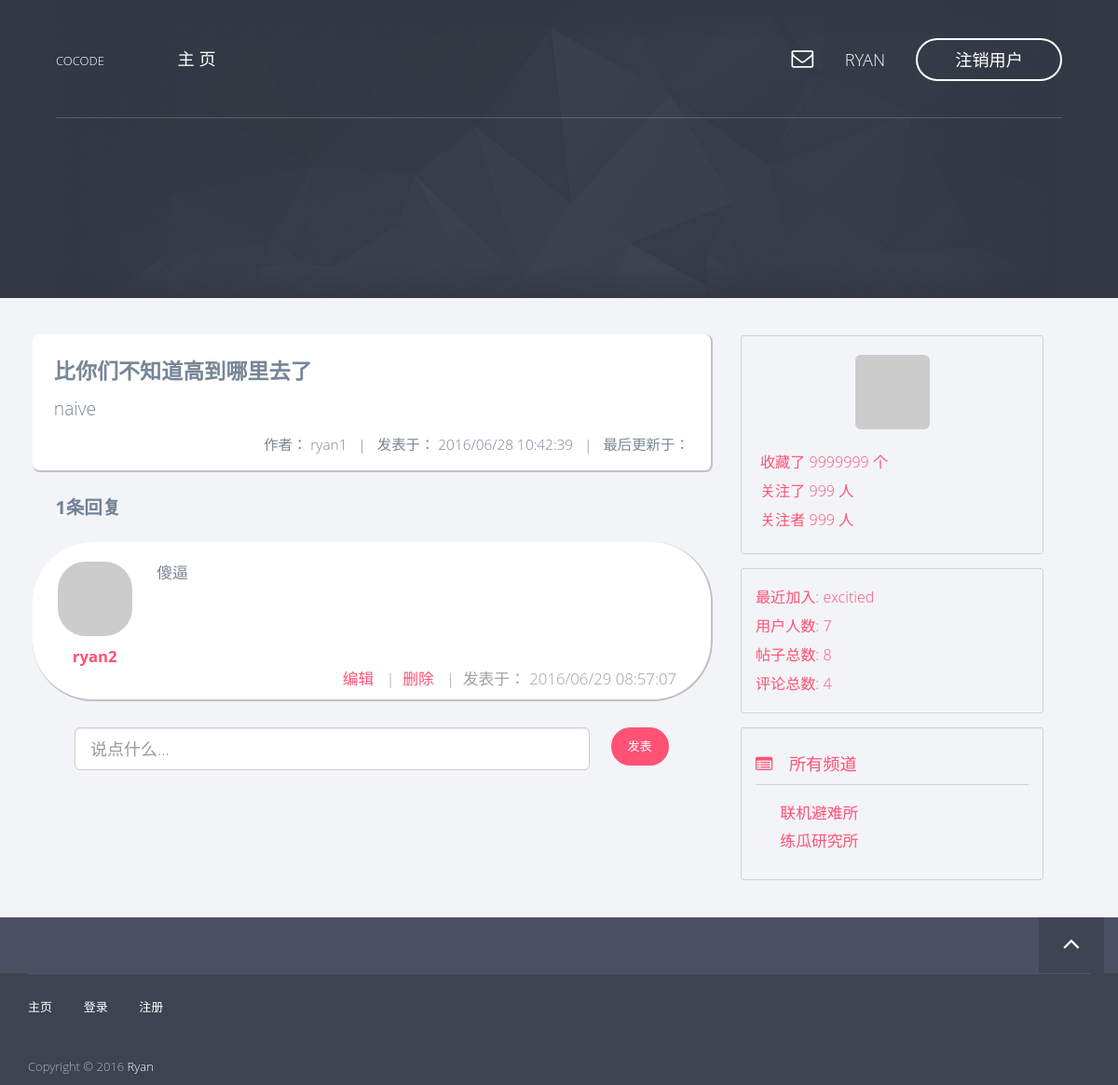
The app's page /post/4 (signed in) with its own data.
### app/models/user.py (models this page shows, shortened)
class User(db.Model, Model):
    __tablename__ = 'users'
    id = db.Column(db.Integer, primary_key=True)
    username = db.Column(db.String(), unique=True)
    password_hash = db.Column(db.String())
    email = db.Column(db.String(), unique=True)
    avatar_hash = db.Column(db.String())
    created_time = db.Column(db.Integer, default=0)
    role_id = db.Column(db.Integer, db.ForeignKey('roles.id'))
    posts = db.relationship('Post', backref='author')
    comments = db.relationship('Comment', backref='author')
    @property
    def password(self):
        raise AttributeError('password is not readable')
    def is_admin(self):
        return self.role.permissions == 0xff
    def gravatar(self, size=100, default='identicon', rating='g'):
        from flask import request
        gravatar_url = 'secure.gravatar.com/avatar'
        if request.is_secure:
            url = 'https://' + gravatar_url
        else:
            url = 'http://' + gravatar_url
        hash = self.avatar_hash or md5(self.email.encode('utf-8')).hexdigest()
        return '{url}/{hash}?s={size}&d={default}&r={rating}'.format(url=url,
                                                                     hash=hash,
                                                                     size=size,
                                                                     default=default,
                                                                     rating=rating)

### app/models/post.py (models this page shows, shortened)
class Post(db.Model, Model):
    __tablename__ = 'posts'
    id = db.Column(db.Integer, primary_key=True)
    title = db.Column(db.String())
    content = db.Column(db.String())
    created_time = db.Column(db.Integer, default=0)
    channel_id = db.Column(db.Integer, db.ForeignKey('channels.id'))
    user_id = db.Column(db.Integer, db.ForeignKey('users.id'))
    comments = db.relationship('Comment', backref='post')

### app/models/comment.py (models this page shows, shortened)
class Comment(db.Model, Model):
    __tablename__ = 'comments'
    id = db.Column(db.Integer, primary_key=True)
    content = db.Column(db.String())
    created_time = db.Column(db.Integer, default=0)
    user_id = db.Column(db.Integer, db.ForeignKey('users.id'))
    post_id = db.Column(db.Integer, db.ForeignKey('posts.id'))

### app/models/channel.py (models this page shows, shortened)
class Channel(db.Model, Model):
    __tablename__ = 'channels'
    id = db.Column(db.Integer, primary_key=True)
    name = db.Column(db.String(), default=ChannelPermission.NORMAL[0])
    permission = db.Column(db.Integer)
    created_time = db.Column(db.Integer, default=0)
    posts = db.relationship('Post', backref='channel')
    def is_admin(self):
        return self.permission == ChannelPermission.ADMIN[0]

### app/views.py (the view)
@app.route('/post/<int:id>', methods=['GET'])
def post_view(id):
    post = Post.query.get(id)
    if post is None:
        abort(404)
    comments = post.comments
    comments.sort(key=lambda c: c.created_time)
    return render_template('post.html',
                           post=post,
                           comments=comments)

### app/context_processers.py (called while the page is built)
@app.context_processor
def current_user_processor():
    return dict(current_user=current_user())

@app.context_processor
def channel_processor():
    channels = Channel.query.all()
    permissions = [
        ChannelPermission.NORMAL,
        ChannelPermission.ADMIN,
    ]
    dic = {
        'channels': channels,
        'permissions': permissions,
    }
    return dict(**dic)

@app.context_processor
def user_processor():
    user_count = User.query.count()
    new_user = User.query.order_by(User.created_time.desc()).first()
    return dict(new_user=new_user,
                user_count=user_count)

@app.context_processor
def post_processor():
    post_count = Post.query.count()
    return dict(post_count=post_count)

@app.context_processor
def comment_processor():
    comment_count = Comment.query.count()
    return dict(comment_count=comment_count)

### app/filters.py (called while the page is built)
@app.template_filter('format_time')
def format_time(timestamp):
    format = '%Y/%m/%d %H:%M:%S'
    t = time.localtime(timestamp)
    ft = time.strftime(format, t)
    return ft

### app/models/user.py (called while the page is built)
def current_user():
    id = session.get('user_key', None)
    user = None
    if id is not None:
        user = User.query.get(id)
    return user

### app/templates/post.html (shortened to what this page needs)
{% extends 'base8-4.html' %}
{% block page_content %}
    {% set title = post.title %}
    {% set content = post.content %}
    {% set author = post.author.username %}
    <div class="row">
        <div class="col-md-12 post-detail-content">
            <div class="post-detail-title">
                {{ title }}
            </div>
            <div class="post-detail-body">
                {{ content }}
            </div>
            <div class="post-detail-info">
                作者： {{ author }} &nbsp; | &nbsp; 发表于： {{ post.created_time | format_time }} &nbsp; | &nbsp; 最后更新于：
            </div>
        </div>
        <div class="col-md-12 comment-list">
            {% set comment_count = comments.__len__() %}
            <div class="comment-list-header">
                {{ comment_count }}条回复
            </div>
            {% if comment_count > 0 %}
            <div class="comment-list-body">
                {% include "_comments.html" %}
            </div>
            {% endif %}
        </div>
    </div>
    {% if current_user is not none %}
    <div class="comment-form">
        <form class="form-horizontal" action="{{ post.id }}/add_comment" method="POST">
        <div class="col-lg-10">
            <input class="form-control input-lg" name="content" placeholder="说点什么...">
        </div>&nbsp;
        <button type="submit" class="btn btn-fill btn-middle btn-lg">发表</button>
        </form>
    </div>
    {% endif %}
{% endblock %}

### app/templates/base.html (shortened to what this page needs)
<!doctype html>
 <html class="no-js" lang="">
{% block head %}
<head>
<link rel="stylesheet" href="../static/css/normalize.min.css">
<link rel="stylesheet" href="../static/css/bootstrap.min.css">
<link rel="stylesheet" href="../static/css/jquery.fancybox.css">
<link rel="stylesheet" href="../static/css/flexslider.css">
<link rel="stylesheet" href="../static/css/styles.css">
<link rel="stylesheet" href="../static/css/queries.css">
<link rel="stylesheet" href="../static/css/etline-font.css">
<link rel="stylesheet" href="../static/bower_components/animate.css/animate.min.css">
<link rel="stylesheet" href="../static/css/font-awesome.min.css">
</head>
{% endblock %}
<body id="top">
    {% block navbar %}
        <section class="hero">
            <section class="navigation">
                <header>
                    <div class="header-content">
                        <div class="logo"><a href="/">COCODE</a></div>
                        <div class="header-nav">
                            <nav>
                                <ul class="primary-nav">
                                    <li><a href="/">主&nbsp;页</a></li>
                                </ul>
                                <ul class="member-actions">
                                    {% if current_user is none %}
                                    <li><a href="/login" class="login">登&nbsp;录</a></li>
                                    <li><a href="/register" class="btn-white btn-small">注&nbsp;册</a></li>
                                    {% else %}
                                    <li><a href="#"><i class="fa fa-envelope-o hero-nav"></i></a></li>
                                    <li><a href="/profile/{{ current_user.username }}" class="hero-nav">{{ current_user.username }} &nbsp;</a></li>
                                    <li><a href="/logout" class="btn-white btn-small">注销用户</a></li>
                                    {% endif %}
                                </ul>
                            </nav>
                        </div>
                    </div>
                </header>
            </section>
        </section>
    {% endblock %}
    <section class="content">
        {% block content%}
        {% endblock %}
    </section>
    <section class="to-top">
        <div class="container">
            <div class="row">
                <div class="to-top-wrap">
                    {% block to_top %}
                    <a href="#top" class="top"><i class="fa fa-angle-up"></i></a>
                    {% endblock %}
                </div>
            </div>
        </div>
    </section>
    <footer>
        <div class="container">
            <div class="row">
                <div class="col-md-12">
                    <div class="footer-links">
                        <ul class="footer-group">
                            <li><a href="/">主页</a></li>
                            <li><a href="/login">登录</a></li>
                            <li><a href="/register">注册</a></li>
                        </ul>
                        <p>Copyright © 2016 <a href="/">Ryan</a><br></p>
                    </div>
                </div>
            </div>
        </div>
    </footer>
</body>
</html>

### app/templates/_comments.html
{% for c in comments %}
    {% set author = c.author.username %}
    {% set content = c.content %}
    {% set created_time = c.created_time %}
    <div class="col-md-12 item-container comment-container">
        <div class="row">
            <div class="col-md-12">
                <div class="col-md-2 comment-left">
                    <div class="item-portrait">
                        <img class="img-rounded center-block round" src="{{ c.author.gravatar(size=60) }}" />
                    </div>
                    <div class="item-author">
                        <a href="/profile/{{ author }}">{{ author }}</a>
                    </div>
                </div>
                <div class="col-md-10 comment-right">
                    {{ content }}
                </div>
            </div>
            <div class="col-md-12 item-footer comment-footer">
                <a href="#">编辑</a> &nbsp; |&nbsp;
                <a href="{{ url_for('delete_comment', id=c.id) }}">删除</a> &nbsp; |&nbsp;
                发表于： {{ c.created_time | format_time }}
            </div>
        </div>
    </div>
{% endfor %}

### app/templates/_bbs_info.html
<div class="col-md-10 forum-info">
    <div class="forum-info-item">最近加入: <a href="/profile/{{ new_user.username }}">{{ new_user.username }}</a></div>
    <div class="forum-info-item">用户人数: {{ user_count }}</div>
    <div class="forum-info-item">帖子总数: {{ post_count }} </div>
    <div class="forum-info-item">评论总数: {{ comment_count }} </div>
</div>

### app/templates/_channels.html (shortened to what this page needs)
<div class="col-md-10 channel-list">
    <div class="channel-list-caption">
        <i class="fa fa-list-alt"></i> 所有频道
    </div>
    <div class="channel-list-items">
        {% for c in channels %}
        {% if not c.is_admin() %}
            <div class="channel-list-item">
                <a href="/channel/{{ c.id }}">{{ c.name }}</a>
            </div>
        {% endif %}
        {% endfor %}
    </div>
</div>

### app/static/css/queries.css (style rules this page uses)
@media screen and (max-width:1200px) { header { width: 90%; margin: 0 auto; } }

### records on screen
User: username "RYAN"
Post: title "比你们不知道高到哪里去了", content "naive", created_time "2016/06/28 10:42:39"
User: username "ryan1"
Comment: content "傻逼", created_time "2016/06/29 08:57:07"
User: username "ryan2"
User: username "excitied"
Channel: name "联机避难所"
Channel: name "练瓜研究所"

### other values on screen
{{ comment_count }} "1"
{{ user_count }} "7"
{{ post_count }} "8"
{{ comment_count }} "4"
